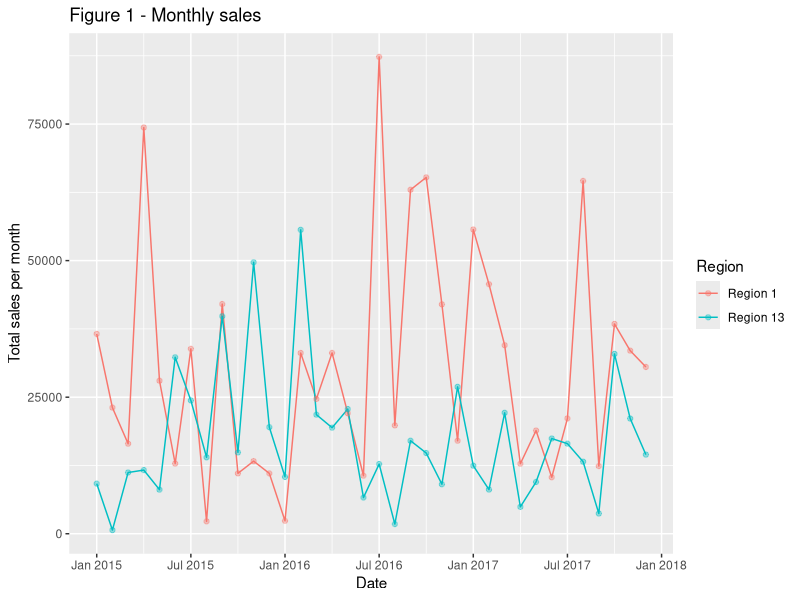

This chart was generated by the following R code:
library(readr)
library(dplyr)
library(lubridate) 
library(ggplot2)
library(zoo)
library(tidyr)

#Read in csv file
data <- read.csv("storedata.csv")

#Q1 Total sales per month of the last 3 months of 2017, Region1 and Region9, for Customer_Segment (Corporate and Consumer) 
q1 <- data %>%
  mutate(Order_Date = as.Date(data$Order_Date, format = "%Y-%m-%d")) %>%
  filter(Order_Date >= as.Date('2017-10-01') & Order_Date <= as.Date('2017-12-31')) %>%
  filter(Region == "Region 1" | Region == "Region 9") %>%
  filter(Customer_Segment == "Corporate" | Customer_Segment == "Consumer") %>% 
  select(Order_Date, Sales, Region) %>%
  group_by(Region, as.yearmon(Order_Date)) %>%
  summarise(Total_Sales = sum(Sales)) 

  colnames(q1)[2] <- "Month_Year"

  
#Q2 Make a plot of the monthly total Sales in Region 1 and Region 13 in 2015, 2016 and 2017
q2 <- data %>%
  mutate(Order_Date = as.Date(data$Order_Date, format = "%Y-%m-%d")) %>%
  filter(Order_Date >= as.Date('2015-01-01') & Order_Date <= as.Date('2017-12-31')) %>%
  filter(Region == "Region 1" | Region == "Region 13") %>%
  select(Order_Date, Sales, Region) %>%
  group_by(Region, as.yearmon(Order_Date)) %>%
  summarise(Total_Sales = sum(Sales)) 

colnames(q2)[2] <- "Month_Year"

#TODO show in Figure 1
ggplot(q2, aes(x=Month_Year, y=Total_Sales, color=Region, fill=Region)) + 
  geom_line() + 
  geom_point(alpha=0.4) +
  xlab("Date") + 
  ylab("Total sales per month") + 
  ggtitle("Figure 1 - Monthly sales")

#Q3 In Figure 1, identify the months where the total Sales in Region 13 is greater than the total Sales in Region 1

#TODO show in Table 2
q3 <- q2 %>% 
  spread(Region, Total_Sales) %>% 
  filter(`Region 13` > `Region 1`) #use `` to make the text not a string, but a evaluatable object
  
#Q4 Find average Profit per Customer_Segment and Product_Category in 2017, for all regions except Region 3, 5 & 8 

#TODO show in Table 3
q4 <- data %>%
  mutate(Order_Date = as.Date(data$Order_Date, format = "%Y-%m-%d")) %>%
  filter(Order_Date >= as.Date('2017-01-01') & Order_Date <= as.Date('2017-12-31')) %>%
  filter(Region != "Region 3" & Region != "Region 5" & Region != "Region 8") %>% 
  group_by(Customer_Segment, Product_Category) %>% 
  summarise(average_profit = mean(Profit)) %>% 
  arrange(desc(average_profit))

#Q5 You are asked to estimate a SARIMA model on the aggregated monthly Order_Quantity in the: 
# Customer_Segment; Small Business and Product_Category; Office Supplies
#TODO - aggregated monthly Order_Quantity in the Customer_Segment; Small Business and Product_Category; Office Supplies
#The SARIMA model contains the following parameters:
#p - AR order
#d - difference order
#q - MA order
#P - SAR order
#D - seasonal difference
#Q - SMA order
#S - seasonal period (12 months in these data)
#TODO iterate: => should get 2500 models
#p = [0,4]
#q = [0,4] 
#d = [0,1]
#P = [0,4]
#Q = [0,4]
#D = [0,1]
#S = 12

#1. Estimate these models on the monthly data from 2014 through 2016 
#2. Identify the best SARIMA model on a holdout sample from 2017, based on the smallest RMSE (Root Mean Square Error) 
#3. Produce a plot of the whole time series, and add onto it the 2017 forecast from the best SARIMA model, together with 
#   the actual aggregated monthly Order_Quantity. This output is Figure 2. 
#4. Specify what was the best SARIMA model on the plot

q5_data <- data %>%
  mutate(Order_Date = as.Date(data$Order_Date, format = "%Y-%m-%d")) %>%
  filter(Order_Date >= as.Date('2014-01-01') & Order_Date <= as.Date('2016-12-31')) 
#TODO add the asmonth() method?
#TODO model(25000)
#TODO forecast (for 2017)
#TODO arrange RMSE (forecast, actual) ⇒ Best model!





